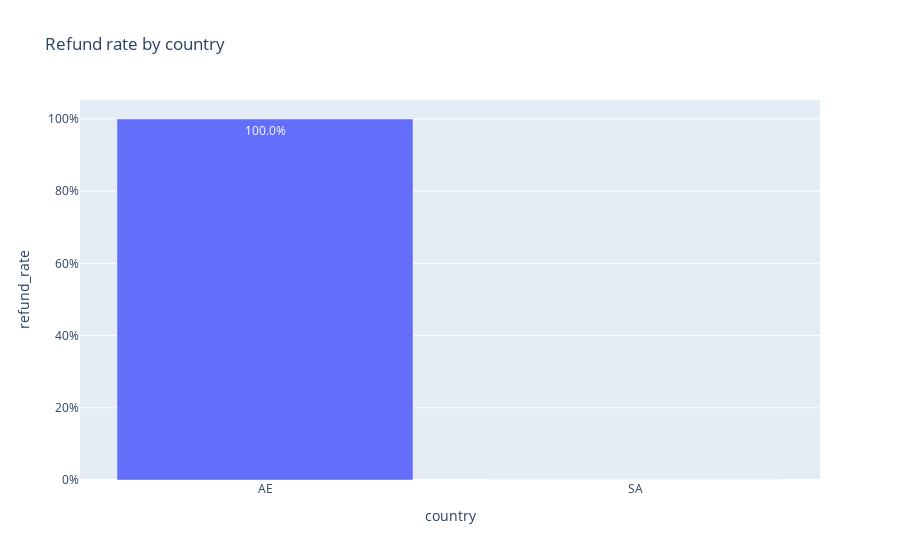

The notebook cell this image was saved under:
### Code cell
refund_by_country = (
    df.assign(is_refund=df["status_clean"].eq("refund"))
      .groupby("country", dropna=False)
      .agg(
          n_orders=("order_id", "count"),
          n_refunds=("is_refund", "sum"),
      )
      .reset_index()
)

refund_by_country["refund_rate"] = (
    refund_by_country["n_refunds"] / refund_by_country["n_orders"]
)

refund_by_country = refund_by_country.sort_values("refund_rate", ascending=False)

refund_by_country
fig = px.bar(
    refund_by_country,
    x="country",
    y="refund_rate",
    title="Refund rate by country",
    text=refund_by_country["refund_rate"].map(lambda x: f"{x:.1%}")
)

fig.update_layout(title={"x": 0.05})
fig.update_yaxes(tickformat=".0%")
save_fig(fig, FIGS / "refund_rate_by_country.png")
fig

### Figure 1 — Plotly figure (JSON) as saved in the notebook; plotly's stock layout.template omitted (floating-point values rounded to 4 significant figures)
{"data": [{"hovertemplate": "country=%{x}<br>refund_rate=%{y}<br>text=%{text}<extra></extra>", "legendgroup": "", "marker": {"color": "#636efa", "pattern": {"shape": ""}}, "name": "", "orientation": "v", "showlegend": false, "text": ["100.0%", "0.0%"], "textposition": "auto", "type": "bar", "x": ["AE", "SA"], "xaxis": "x", "y": [1.0, 0.0], "yaxis": "y"}], "layout": {"barmode": "relative", "legend": {"tracegroupgap": 0}, "title": {"text": "Refund rate by country", "x": 0.05}, "xaxis": {"anchor": "y", "domain": [0, 1], "title": {"text": "country"}}, "yaxis": {"anchor": "x", "domain": [0, 1], "tickformat": ".0%", "title": {"text": "refund_rate"}}}}
